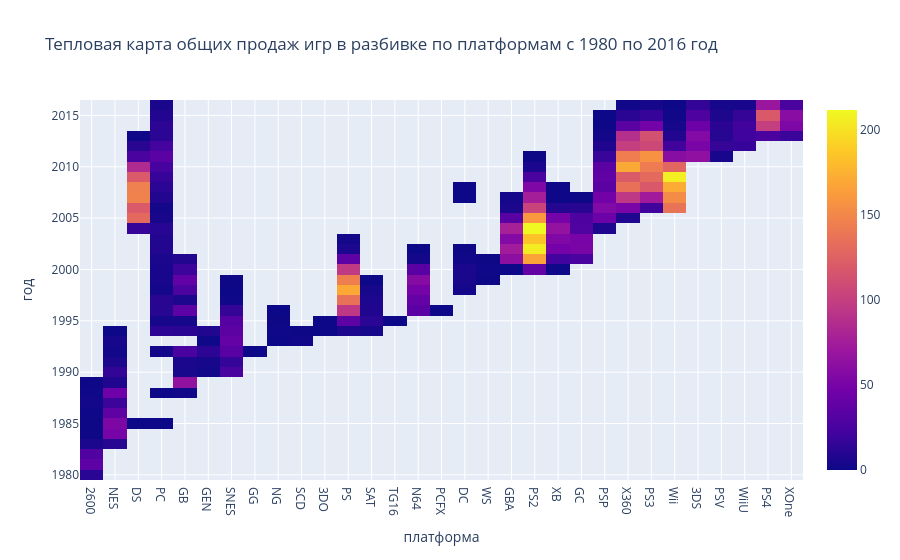

Notebook cell for this chart:
### Markdown cell above
- За какой характерный срок появляются новые и исчезают старые платформы?

### Code cell
all_years_platform_sales = data.groupby(['year_of_release', 'platform']).total_sales.sum().reset_index()

fig = go.Figure(data=go.Heatmap(name = 'Тепловая карта',
                   z = all_years_platform_sales.total_sales,
                   x = all_years_platform_sales.platform,
                   y = all_years_platform_sales.year_of_release,
                   hoverongaps = False, hoverinfo = 'x+y+z',
                   hovertemplate = 'платформа : %{x}<br>год : %{y}<br>общие продажи, млн. копий : %{z}'))

fig.update_layout(title='Тепловая карта общих продаж игр в разбивке по платформам с 1980 по 2016 год',
                  xaxis_title='платформа', 
                  yaxis_title="год")

fig.show()

### Figure 1 — Plotly figure (JSON) as saved in the notebook; plotly's stock layout.template omitted (floating-point values rounded to 4 significant figures; data arrays with more than 128 entries replaced by an {"elided": "..."} marker saying what was removed)
{"data": [{"hoverinfo": "x+y+z", "hoverongaps": false, "hovertemplate": "платформа : %{x}<br>год : %{y}<br>общие продажи, млн. копий : %{z}", "name": "Тепловая карта", "type": "heatmap", "x": {"elided": "238 str values"}, "y": {"elided": "238 int values"}, "z": {"elided": "238 float values"}}], "layout": {"title": {"text": "Тепловая карта общих продаж игр в разбивке по платформам с 1980 по 2016 год"}, "xaxis": {"title": {"text": "платформа"}}, "yaxis": {"title": {"text": "год"}}}}
